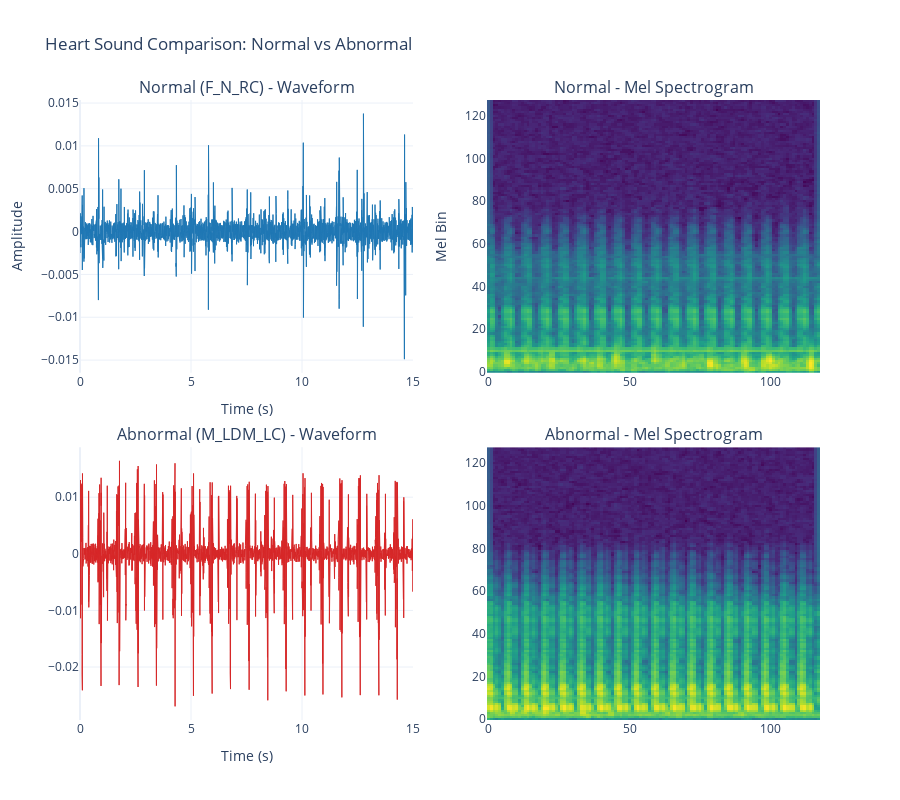

The notebook cell this image was saved under:
### Code cell
from plotly.subplots import make_subplots
import plotly.graph_objects as go

# Select sample files for visualization
# Use a training sample (from Mix) and an abnormal test sample (from HS)
train_sample_idx = 0
normal_test_sample_id = normal_test_files[0]
abnormal_test_sample_id = abnormal_test_files[0]

# Helper to find file path supporting different extensions
def get_audio_path(sound_folder, sound_id):
    path = sound_folder / sound_id
    if not path.exists():
        path = sound_folder / sound_id.replace('.wav', '.WAV')
    return path

# Load audio data from Mix (training)
train_sample_id = str(mix_heart_files[train_sample_idx])
y_train, sr_train = librosa.load(get_audio_path(mix_sounds_folder, train_sample_id), sr=None)

# Load audio data from HS (test)
y_abnormal, sr_abnormal = librosa.load(get_audio_path(heart_sounds_folder, abnormal_test_sample_id), sr=None)

# Compute Mel Spectrograms
S_dB_train = librosa.power_to_db(librosa.feature.melspectrogram(y=y_train, sr=sr_train), ref=np.max)
S_dB_abnormal = librosa.power_to_db(librosa.feature.melspectrogram(y=y_abnormal, sr=sr_abnormal), ref=np.max)

# Create interactive subplots
fig = make_subplots(
    rows=2, cols=2,
    subplot_titles=(
        f"Training (Mix) - Waveform", "Training (Mix) - Mel Spectrogram",
        f"Abnormal Test (HS) - Waveform", "Abnormal Test (HS) - Mel Spectrogram"
    ),
    vertical_spacing=0.12,
    horizontal_spacing=0.1
)

# Time axes for waveforms
t_train = np.linspace(0, len(y_train)/sr_train, len(y_train))
t_abnormal = np.linspace(0, len(y_abnormal)/sr_abnormal, len(y_abnormal))

# Add Waveforms
fig.add_trace(go.Scatter(x=t_train, y=y_train, name="Training", line=dict(color='#1f77b4', width=1)), row=1, col=1)
fig.add_trace(go.Scatter(x=t_abnormal, y=y_abnormal, name="Abnormal", line=dict(color='#d62728', width=1)), row=2, col=1)

# Add Spectrograms
fig.add_trace(go.Heatmap(z=S_dB_train, colorscale='Viridis', showscale=False), row=1, col=2)
fig.add_trace(go.Heatmap(z=S_dB_abnormal, colorscale='Viridis', showscale=False), row=2, col=2)

# Update layout
fig.update_layout(
    height=800, 
    title_text="Heart Sound Comparison: Training (Mix) vs Abnormal Test (HS)",
    template="plotly_white",
    showlegend=False
)

# Label axes
fig.update_xaxes(title_text="Time (s)", row=1, col=1)
fig.update_xaxes(title_text="Time (s)", row=2, col=1)
fig.update_yaxes(title_text="Amplitude", row=1, col=1)
fig.update_yaxes(title_text="Mel Bin", row=1, col=2)

fig.show()

print("👀 Hover over the plots to explore the audio patterns interactively!")
print(f"   Top: Training sample from Mix dataset")
print(f"   Bottom: Abnormal test sample from HS dataset")

### Figure 1 — Plotly figure (JSON) as saved in the notebook; plotly's stock layout.template omitted (floating-point values rounded to 4 significant figures; data arrays with more than 128 entries replaced by an {"elided": "..."} marker saying what was removed)
{"data": [{"line": {"color": "#1f77b4", "width": 1}, "name": "Normal", "type": "scatter", "x": {"elided": "60000 float values"}, "xaxis": "x", "y": {"elided": "60000 float values"}, "yaxis": "y"}, {"line": {"color": "#d62728", "width": 1}, "name": "Abnormal", "type": "scatter", "x": {"elided": "60000 float values"}, "xaxis": "x3", "y": {"elided": "60000 float values"}, "yaxis": "y3"}, {"colorscale": [[0, "#440154"], [0.1111, "#482878"], [0.2222, "#3e4989"], [0.3333, "#31688e"], [0.4444, "#26828e"], [0.5556, "#1f9e89"], [0.6667, "#35b779"], [0.7778, "#6ece58"], [0.8889, "#b5de2b"], [1, "#fde725"]], "showscale": false, "type": "heatmap", "xaxis": "x2", "yaxis": "y2", "z": {"elided": "128x118 float values"}}, {"colorscale": [[0, "#440154"], [0.1111, "#482878"], [0.2222, "#3e4989"], [0.3333, "#31688e"], [0.4444, "#26828e"], [0.5556, "#1f9e89"], [0.6667, "#35b779"], [0.7778, "#6ece58"], [0.8889, "#b5de2b"], [1, "#fde725"]], "showscale": false, "type": "heatmap", "xaxis": "x4", "yaxis": "y4", "z": {"elided": "128x118 float values"}}], "layout": {"annotations": [{"font": {"size": 16}, "showarrow": false, "text": "Normal (F_N_RC) - Waveform", "x": 0.225, "xanchor": "center", "xref": "paper", "y": 1, "yanchor": "bottom", "yref": "paper"}, {"font": {"size": 16}, "showarrow": false, "text": "Normal - Mel Spectrogram", "x": 0.775, "xanchor": "center", "xref": "paper", "y": 1, "yanchor": "bottom", "yref": "paper"}, {"font": {"size": 16}, "showarrow": false, "text": "Abnormal (M_LDM_LC) - Waveform", "x": 0.225, "xanchor": "center", "xref": "paper", "y": 0.44, "yanchor": "bottom", "yref": "paper"}, {"font": {"size": 16}, "showarrow": false, "text": "Abnormal - Mel Spectrogram", "x": 0.775, "xanchor": "center", "xref": "paper", "y": 0.44, "yanchor": "bottom", "yref": "paper"}], "height": 800, "showlegend": false, "title": {"text": "Heart Sound Comparison: Normal vs Abnormal"}, "xaxis": {"anchor": "y", "domain": [0, 0.45], "title": {"text": "Time (s)"}}, "xaxis2": {"anchor": "y2", "domain": [0.55, 1]}, "xaxis3": {"anchor": "y3", "domain": [0, 0.45], "title": {"text": "Time (s)"}}, "xaxis4": {"anchor": "y4", "domain": [0.55, 1]}, "yaxis": {"anchor": "x", "domain": [0.56, 1], "title": {"text": "Amplitude"}}, "yaxis2": {"anchor": "x2", "domain": [0.56, 1], "title": {"text": "Mel Bin"}}, "yaxis3": {"anchor": "x3", "domain": [0, 0.44]}, "yaxis4": {"anchor": "x4", "domain": [0, 0.44]}}}
